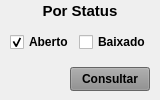
               <widget class="QWidget" name="widget_Cor1" native="true">
                <property name="sizePolicy">
                 <sizepolicy hsizetype="Preferred" vsizetype="Preferred">
                  <horstretch>0</horstretch>
                  <verstretch>0</verstretch>
                 </sizepolicy>
                </property>
                <property name="minimumSize">
                 <size>
                  <width>160</width>
                  <height>0</height>
                 </size>
                </property>
                <property name="maximumSize">
                 <size>
                  <width>160</width>
                  <height>16777215</height>
                 </size>
                </property>
                <property name="styleSheet">
                 <string notr="true"/>
                </property>
                <layout class="QVBoxLayout" name="verticalLayout_12">
                 <property name="spacing">
                  <number>5</number>
                 </property>
                 <property name="leftMargin">
                  <number>5</number>
                 </property>
                 <property name="topMargin">
                  <number>3</number>
                 </property>
                 <property name="rightMargin">
                  <number>5</number>
                 </property>
                 <property name="bottomMargin">
                  <number>3</number>
                 </property>
                 <item>
                  <widget class="QLabel" name="label_78">
                   <property name="minimumSize">
                    <size>
                     <width>0</width>
                     <height>15</height>
                    </size>
                   </property>
                   <property name="maximumSize">
                    <size>
                     <width>16777215</width>
                     <height>15</height>
                    </size>
                   </property>
                   <property name="font">
                    <font>
                     <pointsize>11</pointsize>
                     <weight>75</weight>
                     <bold>true</bold>
                    </font>
                   </property>
                   <property name="text">
                    <string>Por Status</string>
                   </property>
                   <property name="alignment">
                    <set>Qt::AlignBottom|Qt::AlignHCenter</set>
                   </property>
                  </widget>
                 </item>
                 <item>
                  <widget class="QWidget" name="widget_50" native="true">
                   <property name="minimumSize">
                    <size>
                     <width>0</width>
                     <height>30</height>
                    </size>
                   </property>
                   <property name="maximumSize">
                    <size>
                     <width>16777215</width>
                     <height>30</height>
                    </size>
                   </property>
                   <property name="styleSheet">
                    <string notr="true"/>
                   </property>
                   <layout class="QHBoxLayout" name="horizontalLayout_34">
                    <property name="spacing">
                     <number>5</number>
                    </property>
                    <property name="leftMargin">
                     <number>5</number>
                    </property>
                    <property name="topMargin">
                     <number>3</number>
                    </property>
                    <property name="rightMargin">
                     <number>5</number>
                    </property>
                    <property name="bottomMargin">
                     <number>3</number>
                    </property>
                    <item>
                     <widget class="QCheckBox" name="check_Aberto_Sol">
                      <property name="sizePolicy">
                       <sizepolicy hsizetype="Preferred" vsizetype="Preferred">
                        <horstretch>0</horstretch>
                        <verstretch>0</verstretch>
                       </sizepolicy>
                      </property>
                      <property name="font">
                       <font>
                        <pointsize>9</pointsize>
                        <weight>75</weight>
                        <bold>true</bold>
                       </font>
                      </property>
                      <property name="text">
                       <string>Aberto</string>
                      </property>
                      <property name="checked">
                       <bool>true</bool>
                      </property>
                     </widget>
                    </item>
                    <item>
                     <widget class="QCheckBox" name="check_Baixado_Sol">
                      <property name="sizePolicy">
                       <sizepolicy hsizetype="Preferred" vsizetype="Preferred">
                        <horstretch>0</horstretch>
                        <verstretch>0</verstretch>
                       </sizepolicy>
                      </property>
                      <property name="font">
                       <font>
                        <pointsize>9</pointsize>
                        <weight>75</weight>
                        <bold>true</bold>
                       </font>
                      </property>
                      <property name="text">
                       <string>Baixado</string>
                      </property>
                     </widget>
                    </item>
                   </layout>
                  </widget>
                 </item>
                 <item>
                  <widget class="QWidget" name="widget_34" native="true">
                   <property name="minimumSize">
                    <size>
                     <width>0</width>
                     <height>30</height>
                    </size>
                   </property>
                   <property name="maximumSize">
                    <size>
                     <width>16777215</width>
                     <height>30</height>
                    </size>
                   </property>
                   <property name="styleSheet">
                    <string notr="true"/>
                   </property>
                   <layout class="QHBoxLayout" name="horizontalLayout_31">
                    <property name="spacing">
                     <number>5</number>
                    </property>
                    <property name="leftMargin">
                     <number>5</number>
                    </property>
                    <property name="topMargin">
                     <number>3</number>
                    </property>
                    <property name="rightMargin">
                     <number>5</number>
                    </property>
                    <property name="bottomMargin">
                     <number>3</number>
                    </property>
                    <item>
                     <widget class="QLabel" name="label_25">
                      <property name="text">
                       <string/>
                      </property>
                     </widget>
                    </item>
                    <item>
                     <widget class="QPushButton" name="btn_Status_Sol">
                      <property name="sizePolicy">
                       <sizepolicy hsizetype="Fixed" vsizetype="Preferred">
                        <horstretch>0</horstretch>
                        <verstretch>0</verstretch>
                       </sizepolicy>
                      </property>
                      <property name="maximumSize">
                       <size>
                        <width>80</width>
                        <height>16777215</height>
                       </size>
                      </property>
                      <property name="font">
                       <font>
                        <pointsize>9</pointsize>
                        <weight>75</weight>
                        <bold>true</bold>
                       </font>
                      </property>
                      <property name="cursor">
                       <cursorShape>PointingHandCursor</cursorShape>
                      </property>
                      <property name="styleSheet">
                       <string notr="true">background-color: rgb(141, 141, 141);</string>
                      </property>
                      <property name="text">
                       <string>Consultar</string>
                      </property>
                     </widget>
                    </item>
                   </layout>
                  </widget>
                 </item>
                </layout>
               </widget>
